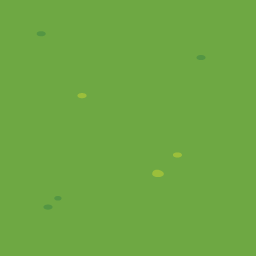
#> input picture assets/tilesets/empty-green.png, 256 x 256 px; its folder holds 8 pictures in this run
$ python make_tiles_py.py
#> lines starting #> are read from the running program, lines starting #| are printed output that depends on the picture
#!/usr/bin/env python3
"""
Minimal tile generator: only creates tiles that need unique art.
Bank variants reuse base PNGs (configured in src/main.c TILE_TEXTURE_FILES).
"""

import os
from PIL import Image

SIZE = 256
HALF = 128

BASE_DIR = os.path.join(os.path.dirname(__file__), "..", "assets", "tilesets")


def load(name):
#> called with name = 'empty-green.png'
    return Image.open(os.path.join(BASE_DIR, name)).convert("RGBA")
#> returned value is the input picture: PIL image 256x256 RGBA; mean R, G, B, A 110, 168, 67, 255


def save(img, name):
    img.save(os.path.join(BASE_DIR, name), "PNG")
    print("wrote", name)


# [37 lines left out: functions extract_road_mask, copy_masked, tint_masked, not called in this run]


# -------------------------------------------------------------------------
# Load source art
# -------------------------------------------------------------------------
grass = load("empty-green.png")
hr = load("horizontal-line.png")
#> call 2 of load, with name = 'horizontal-line.png'
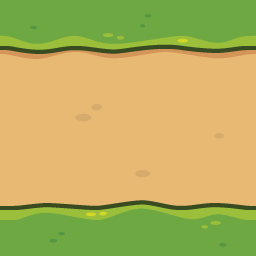
#> input picture assets/tilesets/horizontal-line.png, 256 x 256 px
#> in load, returned value is the input picture: PIL image 256x256 RGBA; mean R, G, B, A 183.2, 175.8, 93.5, 255
vr = load("vertical-line.png")
#> call 3 of load, with name = 'vertical-line.png'
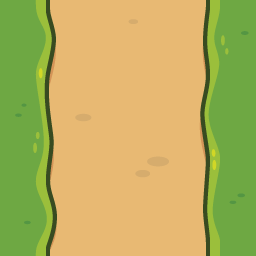
#> input picture assets/tilesets/vertical-line.png, 256 x 256 px
#> in load, returned value is the input picture: PIL image 256x256 RGBA; mean R, G, B, A 183, 176.1, 93.7, 255

corners = {
    "up_l": load("upper-left-corner.png"),
    "up_r": load("upper-right-corner.png"),
    "low_l": load("lower-left-corner.png"),
    "low_r": load("lower-right-corner.png"),
}
#> call 4 of load, with name = 'upper-left-corner.png'
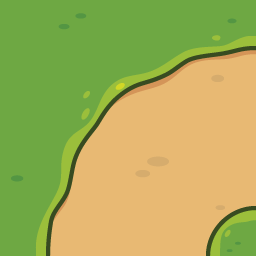
#> input picture assets/tilesets/upper-left-corner.png, 256 x 256 px
#> in load, returned value is the input picture: PIL image 256x256 RGBA; mean R, G, B, A 167.6, 174.2, 87.8, 255
#> (the run stopped early here; a loop or call above may not have finished)
